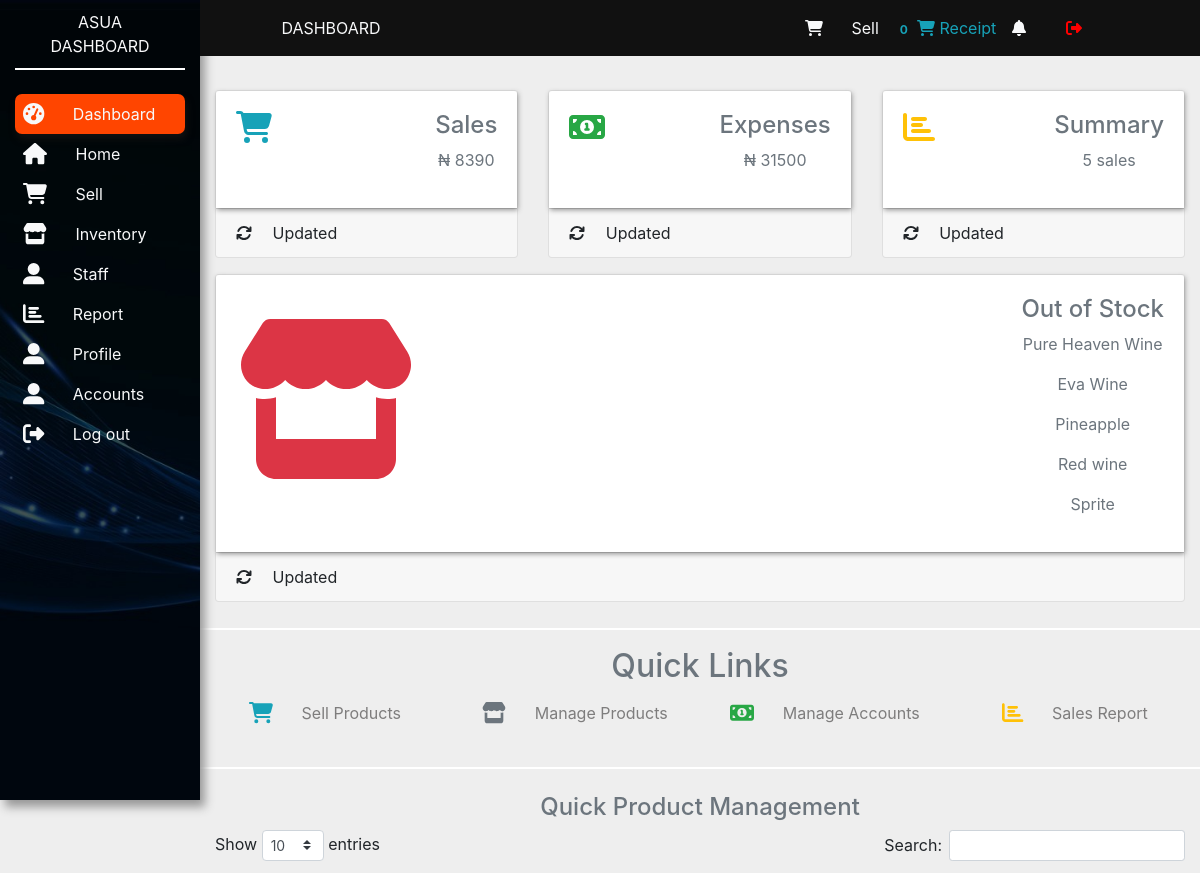
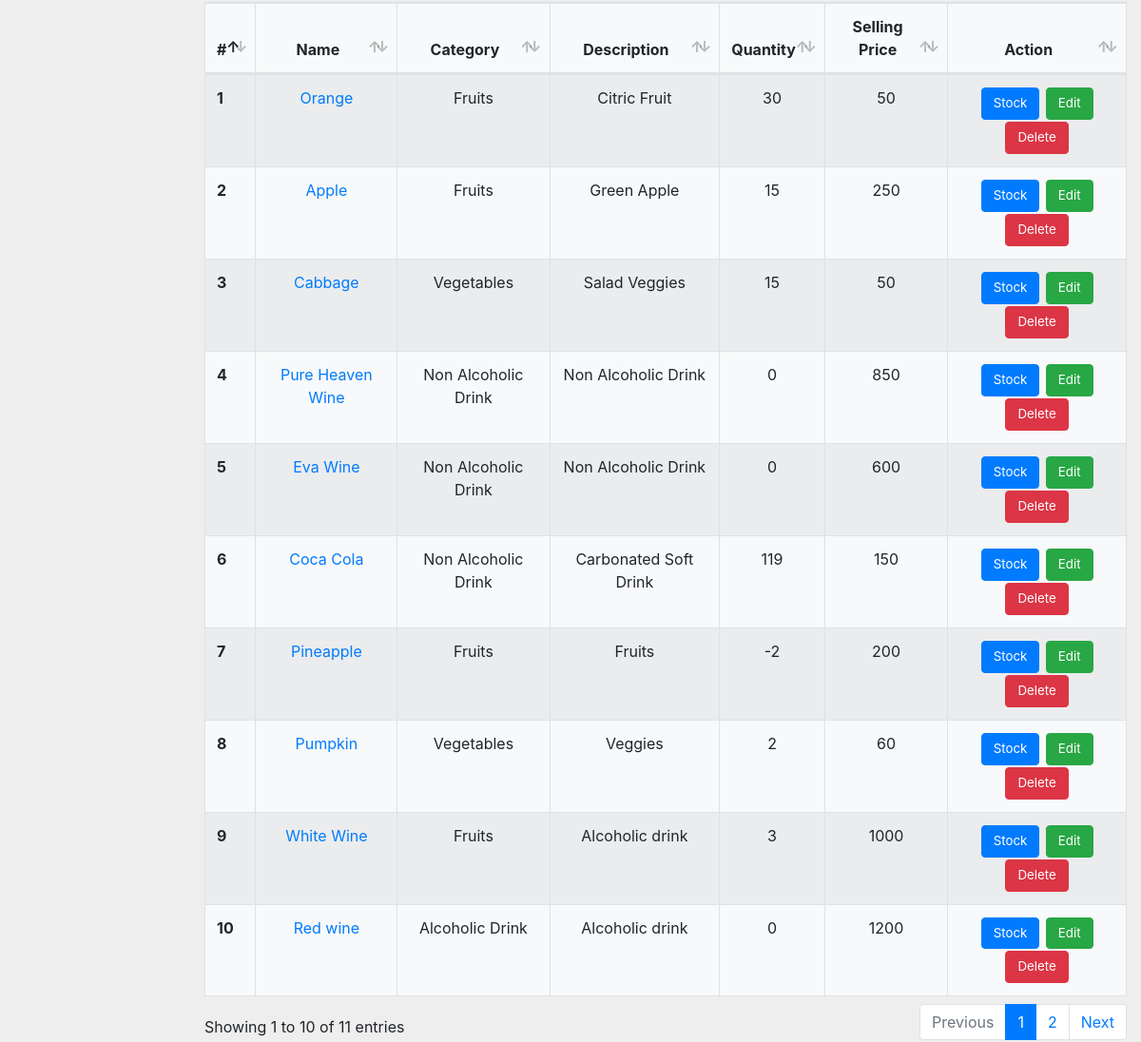
The app's page /dashboard/, older data (2 pictures, top to bottom).
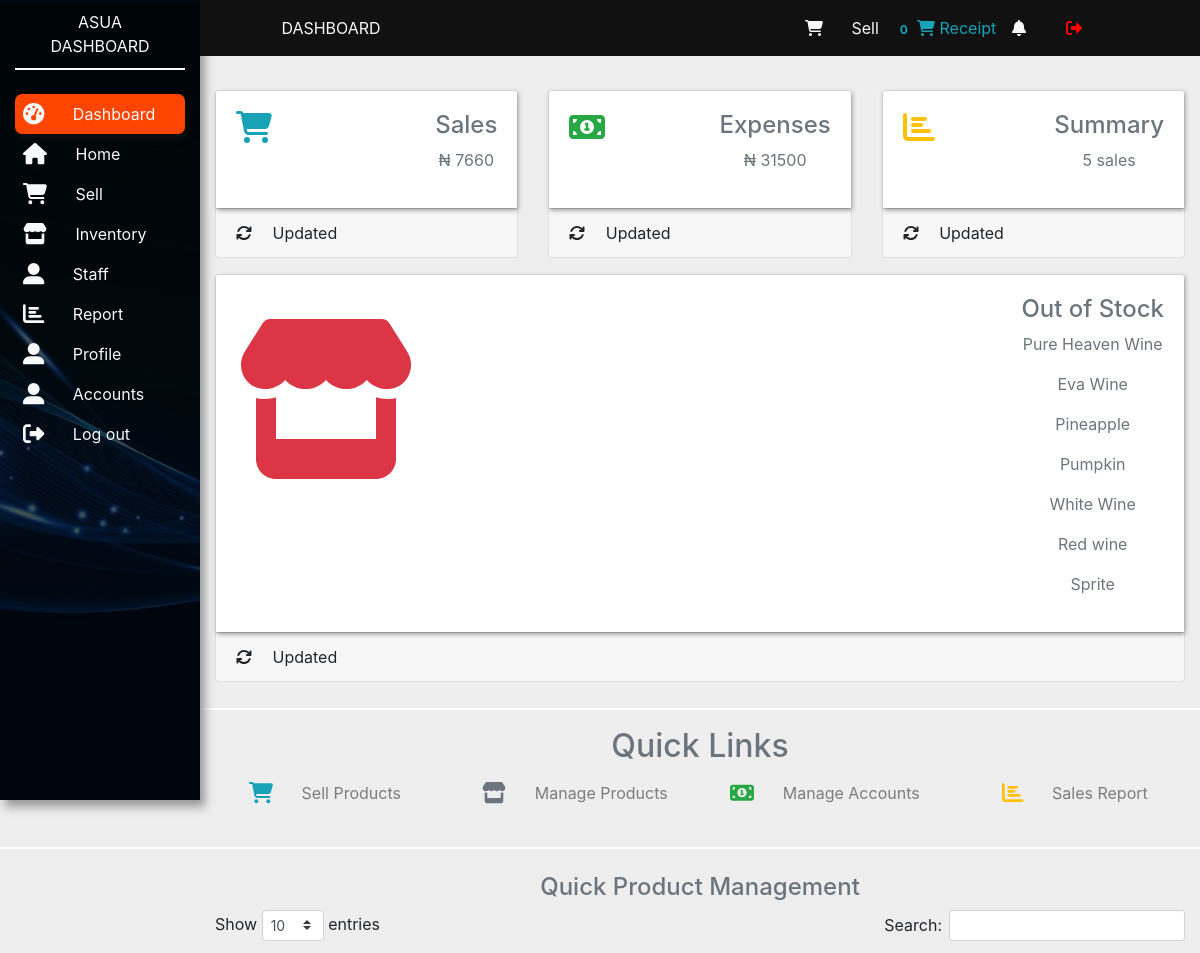
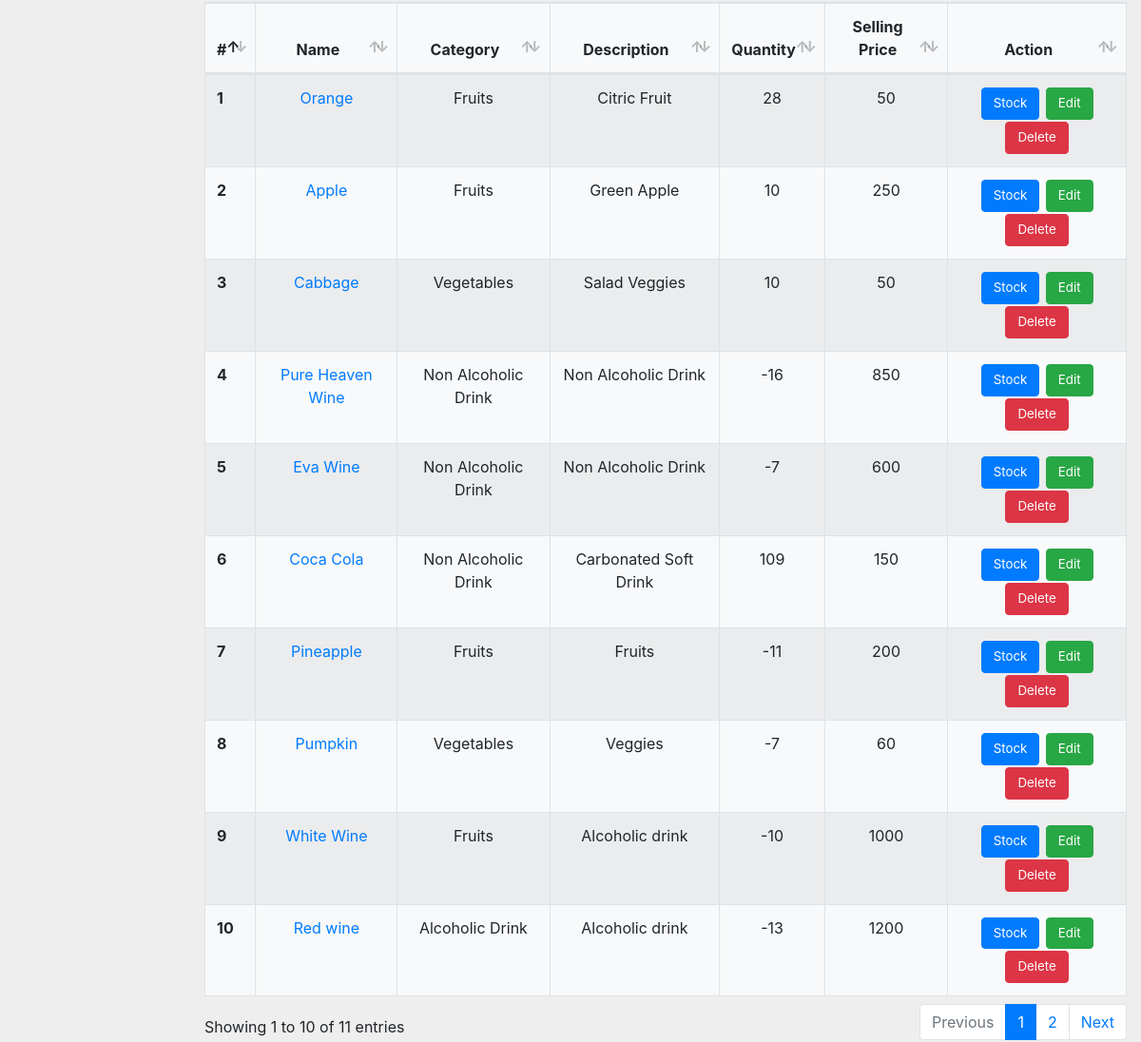
The same page, newer data (2 pictures, top to bottom).
### pointofsale/models.py (models this page shows, shortened)
class Product(models.Model):
    name = models.CharField(max_length=100)
    description = models.CharField(max_length=100)
    category = models.ForeignKey(Category, on_delete=models.CASCADE)
    quantity = models.IntegerField(default=0)
    cost_price = models.IntegerField(default=0)
    total_cost_price = models.IntegerField(default=0)
    selling_price = models.IntegerField(default=0)
    discount_price = models.IntegerField(default=0)
    image_field = models.ImageField(default='default.jpg')
    date_created = models.DateTimeField(default=timezone.now)
    staff = models.ForeignKey(User,editable=False,null=True,blank=True, on_delete=models.CASCADE)
    def get_absolute_url(self):
        return reverse('pointofsale-product-details', kwargs={'pk': self.pk})

class Category(models.Model):
    name = models.CharField(max_length=100)
    def __str__(self):
        return self.name

### pointofsale/views.py (the view)
# urls.py: path('dashboard/', views.dashboard, name='pointofsale-dashboard'),
def dashboard(request):
    products = Product.objects.all()
    total_sales = Purchase.objects.aggregate(Sum('total_amount'))['total_amount__sum']
    total_expenses = Product.objects.aggregate(Sum('total_cost_price'))['total_cost_price__sum']
    purchase_number = Purchase.objects.filter(purchased=True).count()
    category_form = AddCategoryForm()
    product_form = AddProductForm()
    update_form = UpdateProductForm()
    context = {
        'category_form': category_form,
        'product_form': product_form,
        'update_form': update_form,
        'products': products,
        'purchase_number': purchase_number,
        'total_sales': total_sales,
        'total_expenses': total_expenses,
        }
    return render(request, 'pointofsale/dashboard.html', context)

### pointofsale/forms.py
class AddCategoryForm(forms.ModelForm):
    class Meta:
        model = Category
        fields = '__all__'

class AddProductForm(forms.ModelForm):
    class Meta:
        model = Product
        fields = ['name',  'category', 'description', 'selling_price', 'image_field']
    def __init__(self, *args, **kwargs):
        super(AddProductForm, self).__init__(*args, **kwargs)
        self.fields['category'].empty_label = 'Select Category'
        self.fields['image_field'].label = 'Images (Must Upload image)'

### pointofsale/templatetags/cart_template_tags.py (called while the page is built)
@register.filter
def cart_item_count(user):
    if user.is_authenticated:
        qs = Purchase.objects.filter(user=user, purchased=False)
        if qs.exists():
            return qs[0].product.count()
    return 0

### pointofsale/templates/pointofsale/dashboard.html (shortened to what the changed rows need)
{% load static %}
{% load crispy_forms_tags %}
{% load cart_template_tags %}
<!DOCTYPE html>
<html lang="en">
<head>
    <link rel="stylesheet" href="{% static 'pointofsale/css/all.min.css' %}">
    <link rel="stylesheet" href="{% static 'pointofsale/css/bootstrap.min.css' %}">
    <link rel="stylesheet" href="{% static 'pointofsale/css/mainapp.css' %}">
    <link rel="stylesheet" type="text/css" href="{% static 'pointofsale/css/dataTables.bootstrap4.min.css' %}"/>
    <link rel="stylesheet" type="text/css" href="{% static 'pointofsale/css/select.bootstrap4.min.css' %}"/>
</head>
<body>
<section>
    <div class="container-fluid brand-name">
        <div class="row mt-4">
            <div class="col-lg-9 col-md-8 col-xl-10 ml-auto">
                <div class="row pt-3 mt-4">
                    <div class="col-xl-4 col-lg-4 col-sm-6 mb-3">
                        <div class="card my-card">
                            <div class="card-body d-flex justify-content-between">
                                <div>
                                    <h4 class='text-muted'>Sales</h4>
                                    <p class='text-muted text-center'>&#x20A6;  {{ total_sales }}</p>
                                </div>
                            </div>
                        </div>
                    </div>
                    <div class="col-xl-12 col-lg-12 col-sm-12 mb-3">
                        <div class="card my-card">
                            <div class="card-body d-flex justify-content-between">
                                <div>
                                    <h4 class='text-muted'>Out of Stock</h4>
                                    {% for product in products %}
                                    {% if product.quantity <= 0 %}
                                    <p class='text-muted text-center'>{{product.name}}</p>
                                    {% endif %}
                                    {% endfor %}
                                </div>
                            </div>
                        </div>
                    </div>
                </div>
            </div>
        </div>
    </div>
</section>
<section>
    <div class="container-fluid brand-name">
        <div class="row mb-4">
            <div class="col-lg-9 col-md-8 col-xl-10 ml-auto">
                <div class="row">
                    <div class="col-12">
                        <h2 class='text-muted text-center'>Quick Links</h2>
                    </div>
                </div>
            </div>
        </div>
    </div>
</section>
<section>
    <div class="container-fluid">
        <div class="row mt-4">
            <div class="col-lg-9 col-md-8 col-xl-10 ml-auto">
                <div class="row">
                    <div class="col-12">
                        <table class="table table-striped table-bordered mydatatable bg-light">
                            <thead>
                            <tr>
                                <th scope="col" class="text-center">#</th>
                                <th scope="col" class="text-center"> Name</th>
                                <th scope="col" class="text-center">Category</th>
                                <th scope="col" class="text-center">Description</th>
                                <th scope="col" class="text-center">Quantity</th>
                                <th scope="col" class="text-center">Selling Price</th>
                                <th scope="col" class="text-center">Action</th>
                            </tr>
                            </thead>
                            <tbody>
                            <tr>
                                {% for  product in products %}
                                <th scope="row">{{ product.id }}</th>
                                <td class="text-center"><a href="{{ product.get_absolute_url }}" class="details">{{ product.name }}</a></td class="text-center">
                                <td class="text-center">{{ product.category }}</td class="text-center">
                                <td class="text-center">{{ product.description }}</td class="text-center">
                                <td class="text-center">{{ product.quantity }}</td class="text-center">
                                <td class="text-center">{{ product.selling_price }}</td class="text-center">
                                <td class="text-center">
                                    <span>
                                        <a href="/stock/{{ product.id }}" class='btn btn-primary inventory-button' data-toggle="modal" data-target="#stock-modal{{ product.id }}">Stock</a>
                                    </span>
                                    <span>
                                        <a href="/update/{{ product.id }}" class='btn btn-success inventory-button' data-toggle="modal" data-target="#edit-modal{{product.id}}">Edit</a>
                                    </span>
                                    <span>
                                        <a href="/delete/{{ product.id }}" class='btn btn-danger inventory-button' data-toggle="modal" data-target="#delete-modal{{ product.id }}">Delete</a>
                                    </span>
                                </td>
                            </tr>
                            {% endfor %}
                            </tbody>
                        </table>
                    </div>
                </div>
            </div>
        </div>
    </div>
</section>
</body>
</html>

Row changes from the older to the newer data that the page shows:
changed Product "Pure Heaven Wine": quantity "0" → "-16"
changed Product "Eva Wine": quantity "0" → "-7"
changed Product "Pineapple": quantity "-2" → "-11"
now on one of the page's lists (row edited): Product: name "Pumpkin"
changed Product "Pumpkin": quantity "2" → "-7"
now on one of the page's lists (row edited): Product: name "White Wine"
changed Product "White Wine": quantity "3" → "-10"
changed Product "Red wine": quantity "0" → "-13"
changed Product "Orange": quantity "30" → "28"
changed Product "Apple": quantity "15" → "10"
changed Product "Cabbage": quantity "15" → "10"
changed Product "Coca Cola": quantity "119" → "109"
Text that changed along with them:
{{ total_sales }}: "8390" → "7660"
